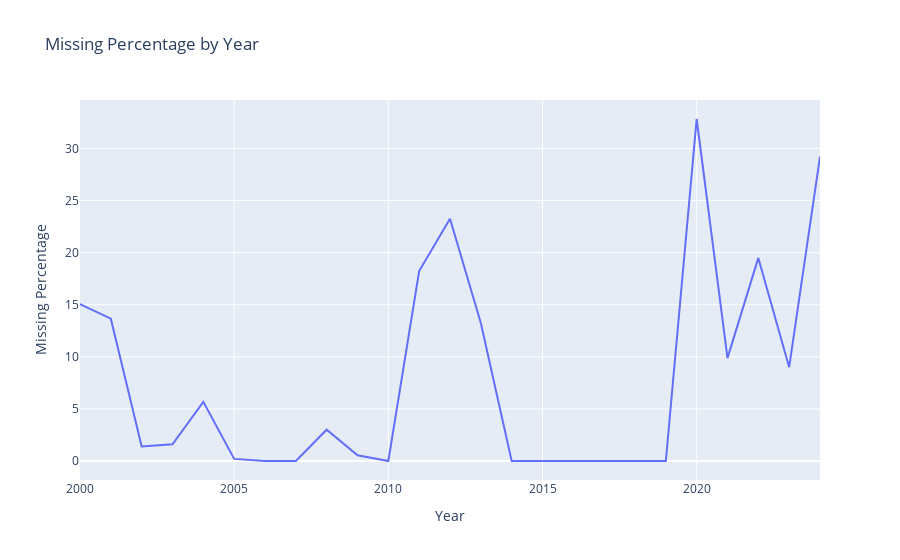

Notebook cell for this chart:
### Code cell
missing_collection_df = df[df['grossWorldWide'].isnull()]
missing_pct_by_year = ((missing_collection_df.groupby("Year").size() / df.groupby("Year").size()).fillna(0) * 100).reset_index(name = 'missing_pct')
fig = px.line(
    missing_pct_by_year,
    x = 'Year',
    y = 'missing_pct',
    labels = {'missing_pct' : 'Missing Percentage'},
    title = "Missing Percentage by Year"
)
fig.show()

### Figure 1 — Plotly figure (JSON) as saved in the notebook; plotly's stock layout.template omitted (floating-point values rounded to 4 significant figures)
{"data": [{"hovertemplate": "Year=%{x}<br>Missing Percentage=%{y}<extra></extra>", "legendgroup": "", "line": {"color": "#636efa", "dash": "solid"}, "marker": {"symbol": "circle"}, "mode": "lines", "name": "", "orientation": "v", "showlegend": false, "type": "scatter", "x": [2000, 2001, 2002, 2003, 2004, 2005, 2006, 2007, 2008, 2009, 2010, 2011, 2012, 2013, 2014, 2015, 2016, 2017, 2018, 2019, 2020, 2021, 2022, 2023, 2024], "xaxis": "x", "y": [15.06, 13.66, 1.403, 1.603, 5.676, 0.2004, 0, 0, 3.005, 0.5455, 0, 18.24, 23.25, 13.25, 0, 0, 0, 0, 0, 0, 32.83, 9.879, 19.5, 9.007, 29.22], "yaxis": "y"}], "layout": {"autosize": true, "legend": {"tracegroupgap": 0}, "title": {"text": "Missing Percentage by Year"}, "xaxis": {"anchor": "y", "autorange": true, "domain": [0, 1], "range": [2000, 2024], "title": {"text": "Year"}, "type": "linear"}, "yaxis": {"anchor": "x", "autorange": true, "domain": [0, 1], "range": [-1.824, 34.65], "title": {"text": "Missing Percentage"}, "type": "linear"}}}
